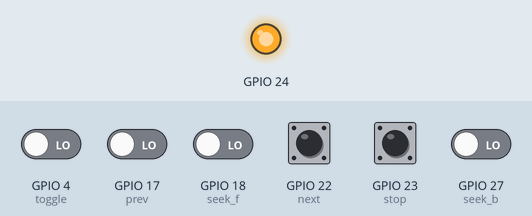
Bench run of a program on a simulated Raspberry Pi (BCM pin numbers). On the bench: output pins drawn as LEDs (lit = HIGH). Dashed ring = blinking. The inputs (shaded band) are chosen by the test bench; at power-on: GPIO 4 (toggle), GPIO 17 (prev), GPIO 18 (seek_f), GPIO 22 (next), GPIO 23 (stop), GPIO 27 (seek_b) LOW. Sound played through the audio output is not drawn and takes no time.

Above: at 1.2 s.
1.3 s: GPIO 4 (toggle) driven HIGH
At 4.2 s:
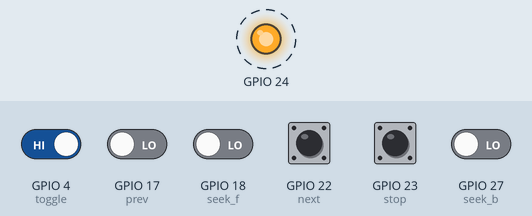
4.3 s: GPIO 4 (toggle) driven LOW
At 4.9 s:
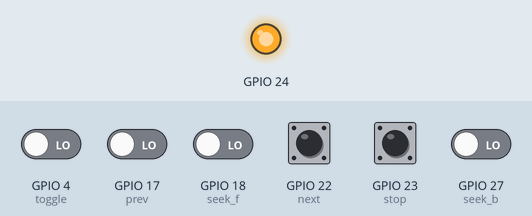
Timing chart, 0 to 7.3 s (numbered marks = the images above; inputs shaded):
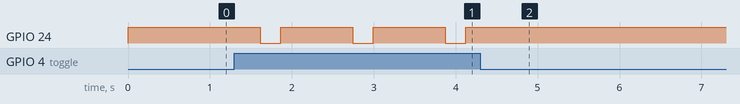

The program:

contol.py
```python
import RPi.GPIO as io
import time
import os

io.setmode(io.BCM)

# GPIO setup
io.setup(4,io.IN)
io.setup(17,io.IN)
io.setup(18,io.IN)
io.setup(27,io.IN)
io.setup(22,io.IN)
io.setup(23,io.IN)
io.setup(24,io.OUT)

x = True

try:
    while True:
        #vars are easier to read
        toggle = io.input(4)    	#play/pause; if stopped, starts playing
        prev = io.input(17)     	#previous title
        seek_f = io.input(18)   	#seek forward (+5% of whole song)
        seek_b = io.input(27)   	#seek backward (-5% of the song)
        next = io.input(22)     	#next title
        stop = io.input(23)     	#stop playback

        if x == True:
            io.output(24,1)
        if x == False:
            io.output(24,0)
            time.sleep(0.25)
            io.output(24,1)
            time.sleep(0.25)

        if toggle == 1:
            os.system('mpc toggle')
            time.sleep(0.3)
            x = not x
        if prev == 1:
            os.system('mpc prev')
            time.sleep(0.3)
        if seek_f == 1:
            os.system('mpc seek +5%')
            time.sleep(0.3)
        if seek_b == 1:
            os.system('mpc seek -5%')
            time.sleep(0.3)
        if next == 1:
            os.system('mpc next')
            time.sleep(0.3)
        if stop == 1:
            io.output(24,0)
            os.system('mpc stop')
            time.sleep(0.3)

except KeyboardInterrupt:
    print ("ontrol + C was pressed, exit with cleanup()")

finally:
    io.cleanup()
```

Measured:
- after the input at 1.3 s, GPIO 24: alternates HIGH for 0.88 s and LOW for 0.25 s, starting after 0.32 s
- after the input at 4.3 s, GPIO 24: stops changing and stays HIGH
